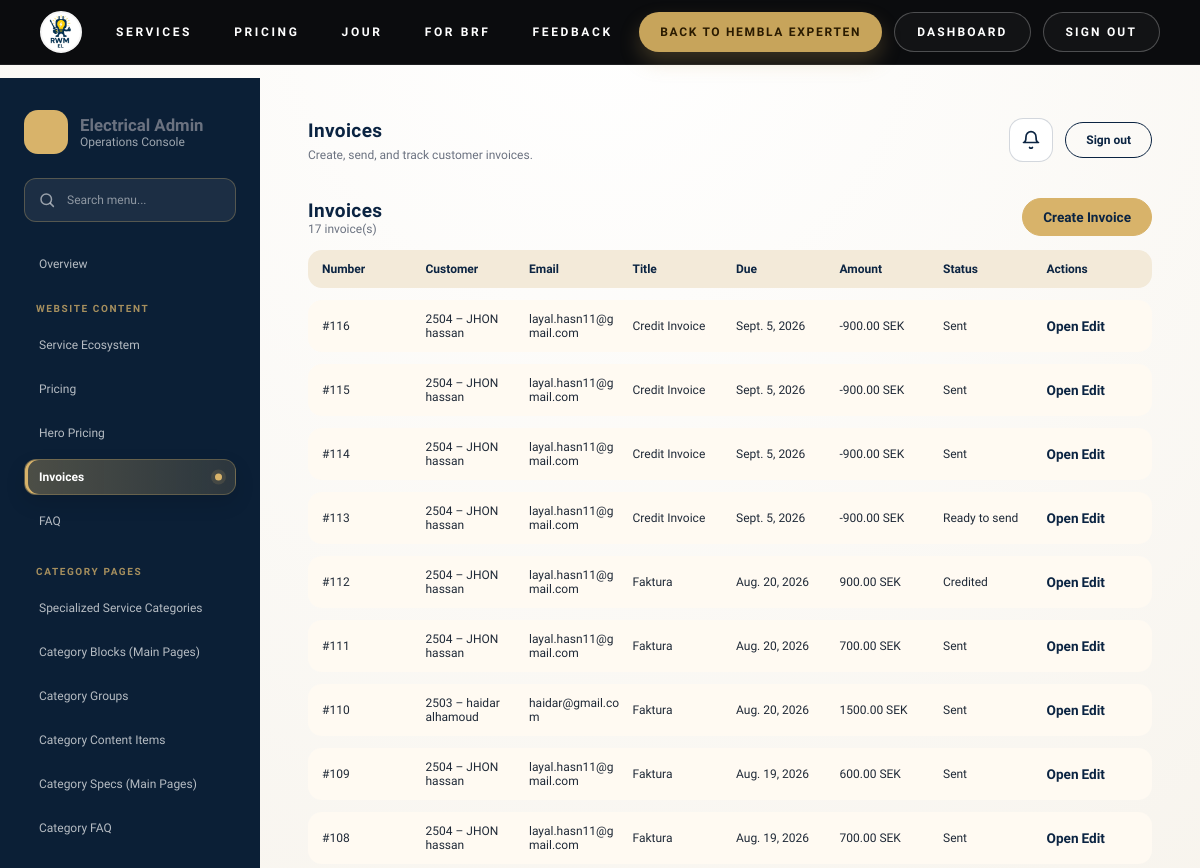
/dashboard/invoices/ (signed in, upper part), run on an earlier commit of the app's database.
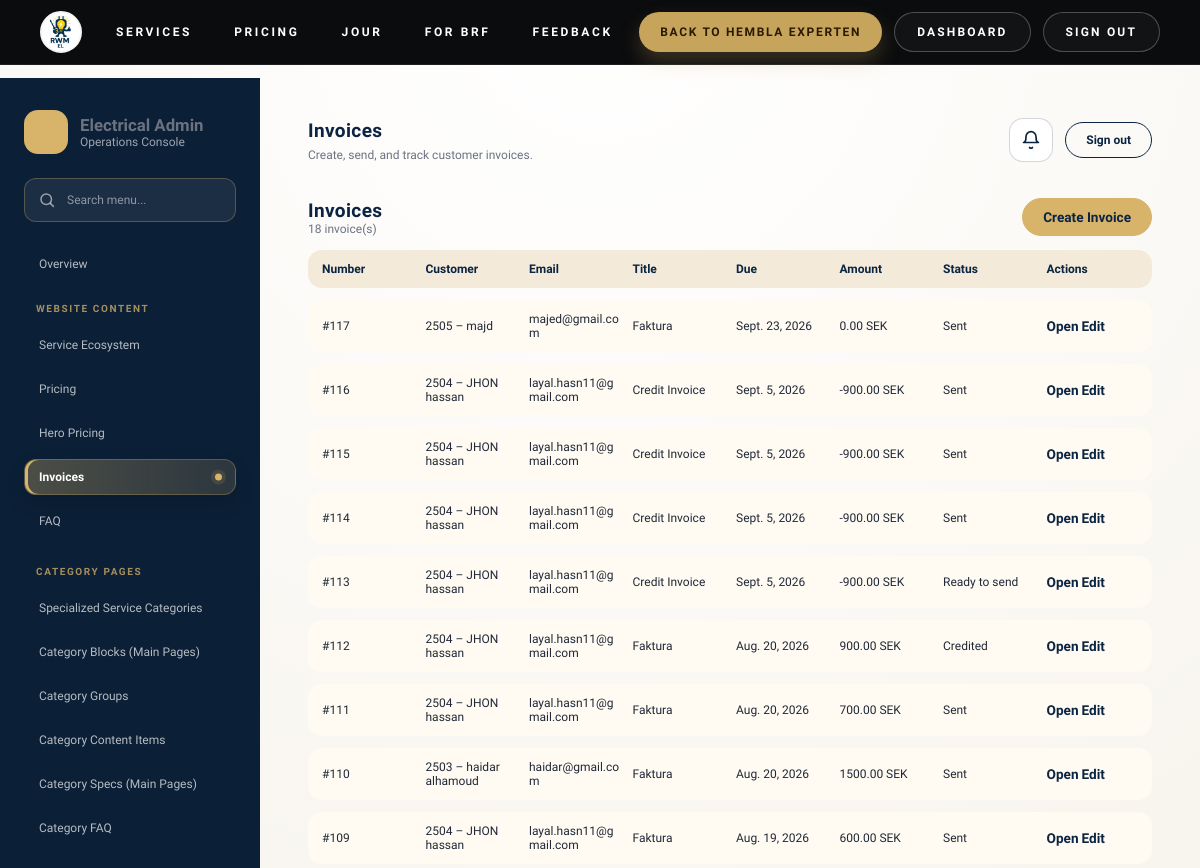
And on a later commit of the database.
### electricity/models.py (models this page shows, shortened)
class Invoice(models.Model):
    class InvoiceType(models.TextChoices):
        STANDARD = "standard", "Standard invoice"
        ROT = "rot", "ROT invoice"
        MATERIAL = "material", "Material invoice"
        LABOUR = "labour", "Labour invoice"
        PART = "part", "Part invoice"
        CREDIT = "credit", "Credit invoice"
    class Status(models.TextChoices):
        DRAFT = "draft", "Draft"
        READY = "ready", "Ready to send"
        SENT = "sent", "Sent"
        VIEWED = "viewed", "Viewed"
        PARTIALLY_PAID = "partially_paid", "Partially paid"
        PAID = "paid", "Paid"
        OVERDUE = "overdue", "Overdue"
        CANCELLED = "cancelled", "Cancelled"
        CREDITED = "credited", "Credited"
    customer = models.ForeignKey(CustomerProfile, on_delete=models.PROTECT, related_name="invoices")
    recipient_email = models.EmailField(blank=True)
    invoice_number = models.PositiveIntegerField(unique=True, null=True, blank=True)
    title = models.CharField(max_length=160, default="Faktura")
    invoice_date = models.DateField(default=timezone.localdate)
    due_date = models.DateField(null=True, blank=True)
    payment_terms_days = models.PositiveSmallIntegerField(default=20)
    invoice_type = models.CharField(max_length=20, choices=InvoiceType.choices, default=InvoiceType.STANDARD)
    part_number = models.PositiveSmallIntegerField(null=True, blank=True)
    part_total = models.PositiveSmallIntegerField(null=True, blank=True)
    status = models.CharField(max_length=20, choices=Status.choices, default=Status.DRAFT)
    reference = models.CharField(max_length=120, blank=True)
    work_address = models.CharField(max_length=240, blank=True)
    currency = models.CharField(max_length=10, default="SEK")
    discount_type = models.CharField(
        max_length=12, choices=(("none", "None"), ("fixed", "Fixed amount"), ("percent", "Percentage")), default="none"
    )
    discount_value = models.DecimalField(max_digits=12, decimal_places=2, default=0)
    rot_enabled = models.BooleanField(default=False)
    rot_percent = models.DecimalField(max_digits=5, decimal_places=2, default=30)
    rot_personal_number = models.CharField(max_length=40, blank=True)
    rot_property_designation = models.CharField(max_length=120, blank=True)
    rot_brf_org_number = models.CharField(max_length=40, blank=True)
    rot_apartment_number = models.CharField(max_length=40, blank=True)
    customer_message = models.TextField(blank=True)
    payment_instructions = models.TextField(blank=True, default="Pay to Bankgiro 5192-1302 and state the invoice number.")
    internal_notes = models.TextField(blank=True)
    additional_terms = models.TextField(blank=True)
    rounding = models.DecimalField(max_digits=8, decimal_places=2, default=0)
    amount_paid = models.DecimalField(max_digits=12, decimal_places=2, default=0)
    subtotal_ex_vat = models.DecimalField(max_digits=12, decimal_places=2, default=0)
    discount_total = models.DecimalField(max_digits=12, decimal_places=2, default=0)
    vat_total = models.DecimalField(max_digits=12, decimal_places=2, default=0)
    rot_total = models.DecimalField(max_digits=12, decimal_places=2, default=0)
    total_inc_vat = models.DecimalField(max_digits=12, decimal_places=2, default=0)
    amount_due = models.DecimalField(max_digits=12, decimal_places=2, default=0)
    consultation_booking = models.OneToOneField(
        "ConsultationBooking", null=True, blank=True, on_delete=models.SET_NULL, related_name="invoice"
    )
    service_booking = models.OneToOneField(
        "ServiceBooking", null=True, blank=True, on_delete=models.SET_NULL, related_name="invoice"
    )
    electrician_booking = models.OneToOneField(
        "ElectricianBooking", null=True, blank=True, on_delete=models.SET_NULL, related_name="invoice"
    )
    on_call_booking = models.OneToOneField(
        "OnCallBooking", null=True, blank=True, on_delete=models.SET_NULL, related_name="invoice"
    )
    sent_at = models.DateTimeField(null=True, blank=True)
    created_at = models.DateTimeField(auto_now_add=True)
    updated_at = models.DateTimeField(auto_now=True)
    class Meta:
        ordering = ["-invoice_number"]
    @property
    def invoice_total(self):
        return self.total_inc_vat - self.rot_total + self.rounding

class CustomerProfile(models.Model):
    class AccountType(models.TextChoices):
        PRIVATE = "private", "Private"
        BUSINESS = "business", "Business"
    user = models.OneToOneField(
        "auth.User", on_delete=models.SET_NULL, related_name="customer_profile", null=True, blank=True
    )
    customer_number = models.PositiveIntegerField(unique=True, null=True, blank=True)
    account_type = models.CharField(max_length=20, choices=AccountType.choices, default=AccountType.PRIVATE)
    full_name = models.CharField(max_length=160)
    email = models.EmailField(blank=True)
    phone = models.CharField(max_length=40, blank=True)
    street_address = models.CharField(max_length=200, blank=True)
    city = models.CharField(max_length=80, blank=True)
    postal_code = models.CharField(max_length=20, blank=True)
    country = models.CharField(max_length=60, default="Germany")
    property_type = models.CharField(max_length=40, blank=True)
    property_designation = models.CharField(max_length=120, blank=True)
    interests = models.JSONField(default=list, blank=True)
    personal_id = models.CharField(max_length=40, blank=True)
    company_name = models.CharField(max_length=160, blank=True)
    organization_number = models.CharField(max_length=40, blank=True)
    company_address = models.CharField(max_length=220, blank=True)
    accepted_terms = models.BooleanField(default=False)
    accepted_privacy = models.BooleanField(default=False)
    marketing_opt_in = models.BooleanField(default=False)
    created_at = models.DateTimeField(auto_now_add=True)
    class Meta:
        ordering = ["-created_at"]

### electricity/views.py (the view)
# urls.py: path("dashboard/invoices/", views.dashboard_invoices, name="dashboard_invoices"),
@login_required
def dashboard_invoices(request):
    guard = _dashboard_access_or_redirect(request)
    if guard:
        return guard
    invoices = Invoice.objects.select_related("customer").prefetch_related("lines")
    return render(request, "electricity/dashboard/invoices.html", {"invoices": invoices})

### electricity/templatetags/electricity_extras.py (called while the page is built)
@register.simple_tag(takes_context=True)
def is_electricity_admin(context):
    request = context.get("request")
    if not request:
        return False
    user = request.user
    if not user.is_authenticated:
        return False
    if user.is_superuser or user.is_staff:
        return True
    return electricity_admin_site.has_permission(request)

@register.simple_tag
def service_category_pages():
    return ServiceCategoryPage.objects.filter(is_active=True).prefetch_related("service_pages").order_by("order", "name")

@register.simple_tag
def service_menu_groups(category_page):
    grouped = OrderedDict()
    for service_page in category_page.service_pages.filter(is_active=True).order_by("order", "name"):
        key = (service_page.menu_group or "").strip()
        grouped.setdefault(key, [])
        grouped[key].append(service_page)
    return list(grouped.items())

### electricity/views.py (called while the page is built)
def _require_dashboard_access(request):
    user = request.user
    if not user.is_authenticated:
        return False
    if user.is_superuser or user.is_staff:
        return True
    return electricity_admin_site.has_permission(request)

### electricity/templates/electricity/dashboard/invoices.html
{% extends "electricity/dashboard/base.html" %}
{% block page_title %}Invoices{% endblock %}
{% block page_subtitle %}Create, send, and track customer invoices.{% endblock %}
{% block content %}
<section class="panel">
  <div class="panel-header">
    <div><h2>Invoices</h2><div class="panel-meta">{{ invoices|length }} invoice(s)</div></div>
    <a class="dash-btn primary" href="{% url 'electricity:dashboard_invoice_add' %}">Create Invoice</a>
  </div>
  <div class="panel-table">
    <div class="panel-row panel-row-head">
      <span>Number</span><span>Customer</span><span>Email</span><span>Title</span><span>Due</span><span>Amount</span><span>Status</span><span>Actions</span>
    </div>
    {% for invoice in invoices %}
    <div class="panel-row">
      <span>#{{ invoice.invoice_number }}</span>
      <span>{{ invoice.customer.customer_number }} – {{ invoice.customer.full_name }}</span>
      <span>{{ invoice.recipient_email|default:"No email" }}</span>
      <span>{{ invoice.title }}</span>
      <span>{{ invoice.due_date }}</span>
      <span>{{ invoice.invoice_total|floatformat:2 }} {{ invoice.currency }}</span>
      <span>{{ invoice.get_status_display }}</span>
      <span>
        <a class="panel-link" href="{% url 'electricity:dashboard_invoice_detail' invoice.pk %}">Open</a>
        <a class="panel-link" href="{% url 'electricity:dashboard_invoice_edit' invoice.pk %}">Edit</a>
      </span>
    </div>
    {% empty %}<div class="panel-empty">No invoices yet.</div>{% endfor %}
  </div>
</section>
{% endblock %}

What changed in the data, as far as the page shows it:
no longer on this page (row unchanged): Invoice: invoice_number "108", customer.customer_number "2504", customer.full_name "JHON hassan", recipient_email "layal.hasn11@gmail.com", title "Faktura", due_date "Aug. 19, 2026", invoice_total "700.00", currency "SEK", status "Sent"
added Invoice: invoice_number "117", customer.customer_number "2505", customer.full_name "majd", recipient_email "majed@gmail.com", title "Faktura", due_date "Sept. 23, 2026", invoice_total "0.00", currency "SEK", status "Sent"
Also different on the page:
{{ invoices|length }}: "17" → "18"
